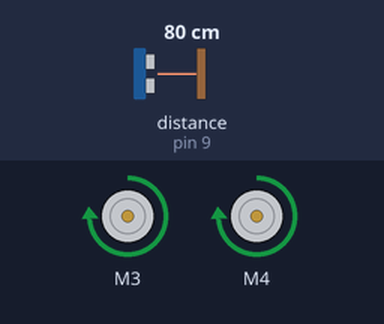
Recording of a sketch running on a simulated Arduino Mega 2560, built with avr-gcc and run on an emulated ATmega2560. Shown: 2 × DC motor (green arrow = forward, orange = backward, longer = faster). The test bench sets the inputs (shaded band); at power-on: distance to the obstacle (sensor on pin 9) 80 cm. The echo pulse lasts 58.3 µs per cm.

Above: at 1.2 s.
1.3 s: distance to the obstacle (sensor on pin 9) set to 18 cm
At 1.79 s:
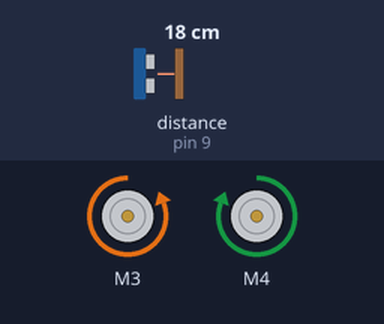
4.3 s: distance to the obstacle (sensor on pin 9) set to 16 cm
7.3 s: distance to the obstacle (sensor on pin 9) set to 12 cm
At 8.5 s:
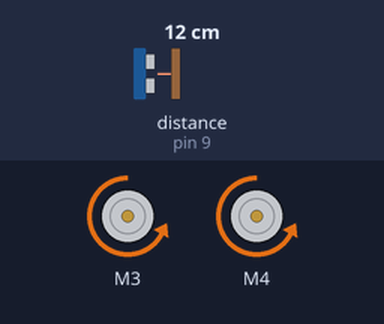
8.8 s: distance to the obstacle (sensor on pin 9) set to 35 cm
At 10.0 s:
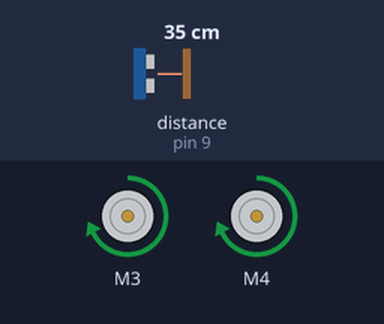
10.3 s: distance to the obstacle (sensor on pin 9) set to 28 cm
At 11.2 s:
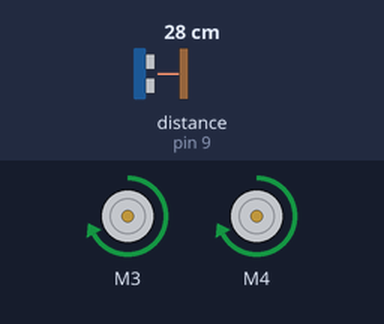
11.8 s: distance to the obstacle (sensor on pin 9) set to 23 cm
At 12.29 s:
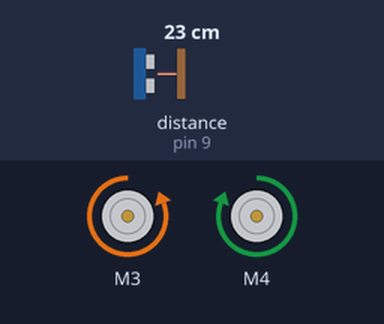
Timing chart, 0 to 14.8 s (numbered marks = the images above; inputs shaded):
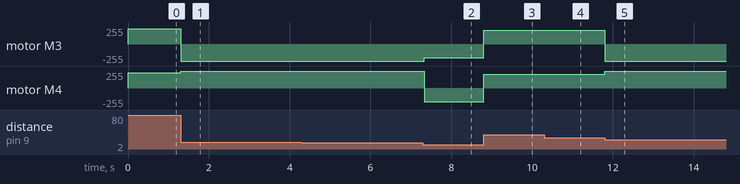

Measured:
- the behaviour switches between 15 and 14 cm on distance to the obstacle (sensor on pin 9) (found by bisection; images 1 and 2)
- the behaviour switches between 26 and 25 cm on distance to the obstacle (sensor on pin 9) (found by bisection; images 4 and 5)
- after the input at 1.3 s, motor M3: forward 230/255 → backward 255/255 at once; motor M4: forward 230/255 → forward 255/255 at once
- after the input at 7.3 s, motor M3: backward 255/255 → backward 204/255 at once; motor M4: forward 255/255 → backward 204/255 at once
- after the input at 8.8 s, motor M3, motor M4: backward 204/255 → forward 207/255 at once
- after the input at 10.3 s, motor M3, motor M4: forward 207/255 → forward 204/255 at once
- after the input at 11.8 s, motor M3: forward 204/255 → backward 255/255 at once; motor M4: forward 204/255 → forward 255/255 at once

The sketch:

DylansRobot.ino
```cpp
#include <AFMotor.h>
#include <NewPing.h>

// AFMotor
#define LFT_MOTOR  3
#define RGT_MOTOR  4
#define LFT        0
#define RGT        1

AF_DCMotor motors[2] = {
        AF_DCMotor(LFT_MOTOR),
        AF_DCMotor(RGT_MOTOR)
};

// NewPing
#define TRIGGER_PIN  10  // Arduino pin tied to trigger pin on ping sensor.
#define ECHO_PIN     9  // Arduino pin tied to echo pin on ping sensor.
#define MAX_DISTANCE 110 // Maximum distance we want to ping for (in centimeters). Maximum sensor distance is rated at 400-500cm.

NewPing sonar(TRIGGER_PIN, ECHO_PIN, MAX_DISTANCE); // NewPing setup of pins and maximum distance.

unsigned int pingSpeed = 50; // How frequently are we going to send out a ping (in milliseconds). 50ms would be 20 times a second.
unsigned long pingTimer;     // Holds the next ping time.

int targetDistanceCm = 20;
int currentDistanceCm = 20;

void setup() {
    pingTimer = millis(); // Start now.

    motors[LFT].setSpeed(0);
    motors[RGT].setSpeed(0);
    motors[LFT].run(RELEASE);
    motors[RGT].run(RELEASE);
}

void loop() {
    updateSonar();
    int delta = currentDistanceCm - targetDistanceCm;
    int speed = (delta > 0) ? 200 + delta / 2 : 200 - delta / 2;

    motors[LFT].setSpeed(speed);
    motors[RGT].setSpeed(speed);

    if (delta > 5) { // Forward

        motors[LFT].run(FORWARD);
        motors[RGT].run(FORWARD);

    } else if (delta < -5) { // Reverse

        motors[LFT].run(BACKWARD);
        motors[RGT].run(BACKWARD);

    } else { // (delta == 0) Stop

        motors[LFT].setSpeed(255);
        motors[RGT].setSpeed(255);

        motors[LFT].run(BACKWARD);
        motors[RGT].run(FORWARD);

        delay(50);

        motors[LFT].setSpeed(speed);
        motors[RGT].setSpeed(speed);

        motors[LFT].run(RELEASE);
        motors[RGT].run(RELEASE);
    }
}

void updateSonar() {

    // Notice how there's no delays in this sketch to allow you to do other processing in-line while doing distance pings.
    if (millis() >= pingTimer) {   // pingSpeed milliseconds since last ping, do another ping.

        pingTimer += pingSpeed;      // Set the next ping time.
        sonar.ping_timer(
                echoCheck); // Send out the ping, calls "echoCheck" function every 24uS where you can check the ping status.
    }
}

void echoCheck() { // Timer2 interrupt calls this function every 24uS where you can check the ping status.

    if (sonar.check_timer()) { // This is how you check to see if the ping was received.

        // Here's where you can add code.
        currentDistanceCm = (sonar.ping_result / US_ROUNDTRIP_CM);
    }
}

void printDistanceCm() {

    Serial.print("Ping: ");
    Serial.print(currentDistanceCm); // Ping returned, uS result in ping_result, convert to cm with US_ROUNDTRIP_CM.
    Serial.print("cm");
    Serial.print("\n");
}
```
